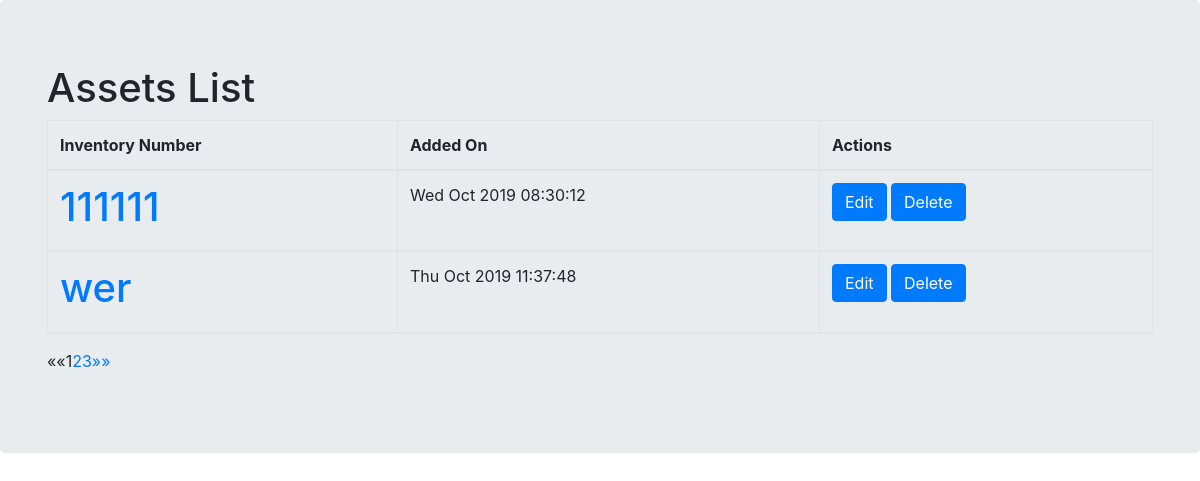
The app's page /assets/ (signed in) with its own data.
### assets_app/models.py (models this page shows, shortened)
class Asset(models.Model):
    inventory_number = models.CharField(max_length=50, unique=True)
    model_name = models.CharField(max_length=50, unique=False, blank=False)
    category = TreeForeignKey('Category', on_delete=models.SET('UNCATEGORISED'), blank=False)
    location = models.ForeignKey('Location', on_delete=models.SET('NOT SET'), blank=False, null=True)
    serial_number = models.CharField(max_length=50, blank=False, null=True)
    vendor = models.ForeignKey(Vendor, on_delete=models.SET('NOT SET'), blank=False, null=True)
    state = models.ForeignKey(State, on_delete=models.SET('NOT SET'), blank=False, null=True)
    aquisition_date = models.DateField(null=True)
    warranty_expiry_date = models.DateField(blank=True, null=True)
    added_on = models.DateTimeField(editable=False, default=timezone.now)
    modified_on = models.DateTimeField(editable=False, default=timezone.now)
    legal_entity = models.CharField(max_length=100, blank=True)
    invoice_number = models.CharField(max_length=50, blank=True)
    host_name = models.CharField(max_length=100, blank=True)
    comments = models.TextField(blank=True)
    class Meta:
        verbose_name = 'Asset'
        verbose_name_plural = 'Assets'

### assets_app/views.py (the view)
# urls.py: path('assets/', views.AssetsListView.as_view(), name='assets_list'),
class AssetsListView(LoginRequiredMixin,ListView):
    model = Asset
    paginate_by = 2
    def get_queryset(self):
        return Asset.objects.filter(location__id__in=Employee.objects.filter(user=self.request.user.id).values('permitted_locations'))

### templates/assets_app/asset_list.html (shortened to what this page needs)
<!DOCTYPE html>
<html>
    <head>
<link rel="stylesheet" href="https://stackpath.bootstrapcdn.com/bootstrap/4.3.1/css/bootstrap.min.css">
    </head>
    <body>
        <div class='jumbotron'>
            <div class ='container'>
                <h1>Assets List</h1>
                    <div class="centerstage">
                            <table class="table table-bordered">
                                <thead>
                                    <tr>
                                        <th>Inventory Number</th>
                                        <th>Added On</th>
                                        <th>Actions</th>
                                    </tr>
                                </thead>
                                <tbody>
                                    {% for asset in asset_list %}
                                    <tr>
                                        <td><h1><a href="{% url 'asset_detail' pk=asset.pk %}">{{ asset.inventory_number }}</a></h1></td>
                                        <td>{{ asset.added_on|date:"D M Y H:i:s"}}</td>
                                        <td>
                                            <a class='btn btn-primary' href='{% url "asset_edit" pk=asset.pk %}'>
                                                <span class='glyphicon glyphicon-plus'>Edit</span>
                                            </a>
                                            <a class='btn btn-primary' href='{% url "asset_delete" pk=asset.pk %}'>
                                                <span class='glyphicon glyphicon-plus'>Delete</span>
                                            </a>
                                        </td>
                                    </tr>
                                    {% endfor %}
                                </tbody>
                                </table>
                </div>
                {% if is_paginated %}
                <ul class="pagination">
                    {% if page_obj.has_previous %}
                    <li><a href="?page={{ page_obj.previous_page_number }}">&laquo;&laquo;</a></li>
                    {% else %}
                    <li class="disabled"><span>&laquo;&laquo;</span></li>
                    {% endif %}
                    {% for i in paginator.page_range %}
                    {% if page_obj.number == i %}
                        <li class="active"><span>{{ i }} <span class="sr-only">(current)</span></span></li>
                    {% else %}
                        <li><a href="?page={{ i }}">{{ i }}</a></li>
                    {% endif %}
                    {% endfor %}
                    {% if page_obj.has_next %}
                    <li><a href="?page={{ page_obj.next_page_number }}">&raquo;&raquo;</a></li>
                    {% else %}
                    <li class="disabled"><span>&raquo;&raquo;</span></li>
                    {% endif %}
                </ul>
                {% endif %}
            </div>
        </div>
    </body>
</html>

### records on screen
Asset: inventory_number "111111", added_on "Wed Oct 2019 08:30:12"
Asset: inventory_number "wer", added_on "Thu Oct 2019 11:37:48"

### other values on screen
{{ i }} "1"
{{ i }} "2" "3"
